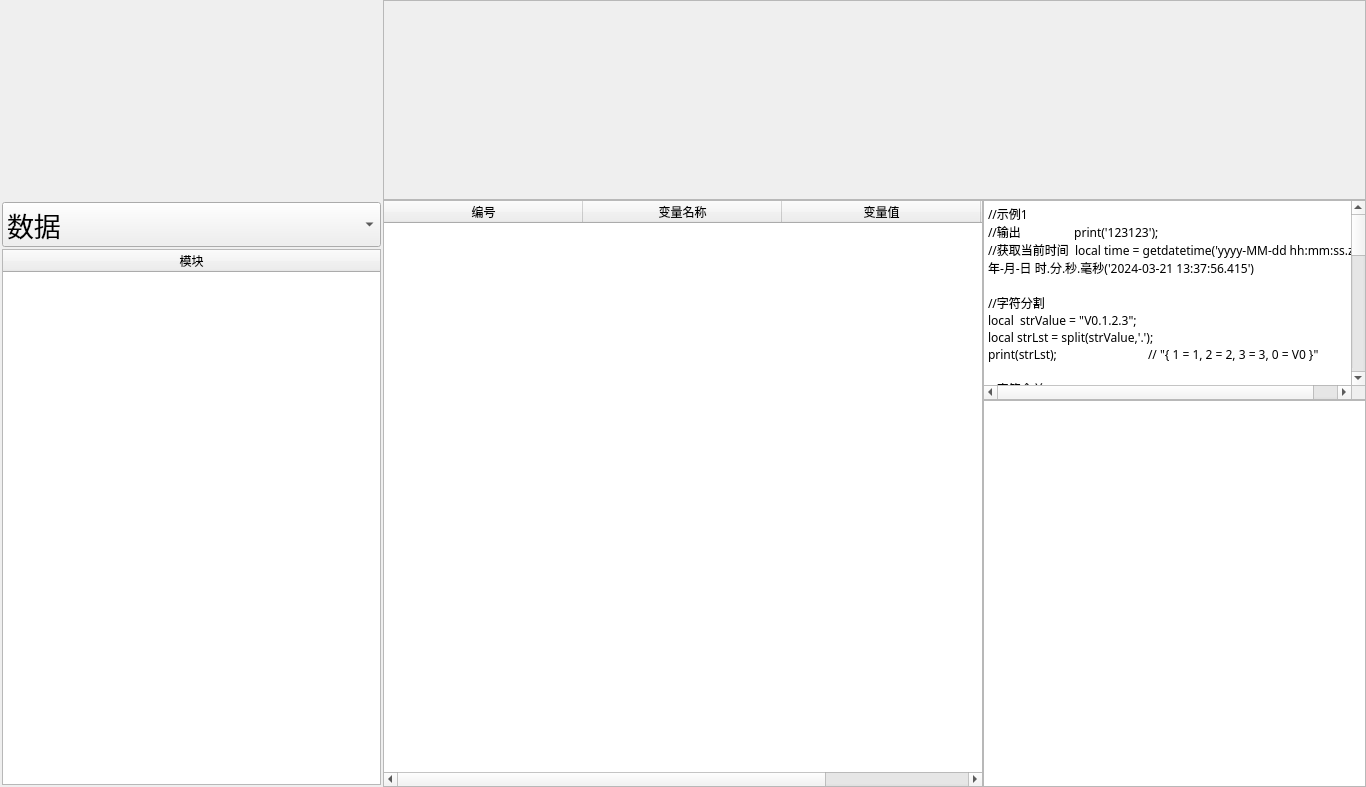
<?xml version="1.0" encoding="UTF-8"?>
<ui version="4.0">
 <class>frmScriptEditToolClass</class>
 <widget class="QWidget" name="frmScriptEditToolClass">
  <property name="geometry">
   <rect>
    <x>0</x>
    <y>0</y>
    <width>1366</width>
    <height>787</height>
   </rect>
  </property>
  <property name="sizePolicy">
   <sizepolicy hsizetype="Preferred" vsizetype="Preferred">
    <horstretch>0</horstretch>
    <verstretch>0</verstretch>
   </sizepolicy>
  </property>
  <property name="minimumSize">
   <size>
    <width>1000</width>
    <height>600</height>
   </size>
  </property>
  <property name="maximumSize">
   <size>
    <width>16777215</width>
    <height>16777215</height>
   </size>
  </property>
  <property name="focusPolicy">
   <enum>Qt::ClickFocus</enum>
  </property>
  <property name="windowTitle">
   <string>脚本编辑</string>
  </property>
  <layout class="QGridLayout" name="gridLayout">
   <property name="leftMargin">
    <number>0</number>
   </property>
   <property name="topMargin">
    <number>0</number>
   </property>
   <property name="rightMargin">
    <number>0</number>
   </property>
   <property name="bottomMargin">
    <number>0</number>
   </property>
   <property name="spacing">
    <number>0</number>
   </property>
   <item row="0" column="0">
    <widget class="QsciWidget" name="widget" native="true">
     <property name="focusPolicy">
      <enum>Qt::StrongFocus</enum>
     </property>
    </widget>
   </item>
   <item row="0" column="1" colspan="3">
    <widget class="QFrame" name="ToolTreeFrame">
     <property name="sizePolicy">
      <sizepolicy hsizetype="Preferred" vsizetype="Preferred">
       <horstretch>0</horstretch>
       <verstretch>0</verstretch>
      </sizepolicy>
     </property>
     <property name="minimumSize">
      <size>
       <width>200</width>
       <height>200</height>
      </size>
     </property>
     <property name="maximumSize">
      <size>
       <width>16777215</width>
       <height>16777215</height>
      </size>
     </property>
     <property name="font">
      <font>
       <family>Arial</family>
       <pointsize>11</pointsize>
      </font>
     </property>
     <property name="focusPolicy">
      <enum>Qt::ClickFocus</enum>
     </property>
     <property name="frameShape">
      <enum>QFrame::StyledPanel</enum>
     </property>
     <property name="frameShadow">
      <enum>QFrame::Raised</enum>
     </property>
     <property name="lineWidth">
      <number>1</number>
     </property>
    </widget>
   </item>
   <item row="1" column="1" rowspan="2">
    <widget class="QTableWidget" name="tableWidget">
     <property name="sizePolicy">
      <sizepolicy hsizetype="Preferred" vsizetype="Preferred">
       <horstretch>0</horstretch>
       <verstretch>0</verstretch>
      </sizepolicy>
     </property>
     <property name="minimumSize">
      <size>
       <width>600</width>
       <height>150</height>
      </size>
     </property>
     <property name="maximumSize">
      <size>
       <width>16777215</width>
       <height>16777215</height>
      </size>
     </property>
     <property name="font">
      <font>
       <family>微软雅黑</family>
      </font>
     </property>
     <property name="focusPolicy">
      <enum>Qt::ClickFocus</enum>
     </property>
     <property name="horizontalScrollBarPolicy">
      <enum>Qt::ScrollBarAsNeeded</enum>
     </property>
     <property name="gridStyle">
      <enum>Qt::DashLine</enum>
     </property>
     <attribute name="horizontalHeaderDefaultSectionSize">
      <number>199</number>
     </attribute>
     <attribute name="horizontalHeaderStretchLastSection">
      <bool>true</bool>
     </attribute>
     <column>
      <property name="text">
       <string>编号</string>
      </property>
      <property name="font">
       <font>
        <family>微软雅黑</family>
        <pointsize>9</pointsize>
       </font>
      </property>
     </column>
     <column>
      <property name="text">
       <string>变量名称</string>
      </property>
      <property name="font">
       <font>
        <family>微软雅黑</family>
        <pointsize>9</pointsize>
       </font>
      </property>
     </column>
     <column>
      <property name="text">
       <string>变量值</string>
      </property>
      <property name="font">
       <font>
        <family>微软雅黑</family>
        <pointsize>9</pointsize>
       </font>
      </property>
     </column>
     <column>
      <property name="text">
       <string>变量类型</string>
      </property>
      <property name="font">
       <font>
        <family>微软雅黑</family>
        <pointsize>9</pointsize>
       </font>
      </property>
     </column>
    </widget>
   </item>
   <item row="1" column="2" colspan="2">
    <widget class="QPlainTextEdit" name="plainTextExample">
     <property name="sizePolicy">
      <sizepolicy hsizetype="Preferred" vsizetype="Preferred">
       <horstretch>0</horstretch>
       <verstretch>0</verstretch>
      </sizepolicy>
     </property>
     <property name="minimumSize">
      <size>
       <width>300</width>
       <height>200</height>
      </size>
     </property>
     <property name="maximumSize">
      <size>
       <width>16777215</width>
       <height>16777215</height>
      </size>
     </property>
     <property name="font">
      <font>
       <family>微软雅黑</family>
       <pointsize>9</pointsize>
      </font>
     </property>
     <property name="focusPolicy">
      <enum>Qt::NoFocus</enum>
     </property>
     <property name="verticalScrollBarPolicy">
      <enum>Qt::ScrollBarAsNeeded</enum>
     </property>
     <property name="horizontalScrollBarPolicy">
      <enum>Qt::ScrollBarAsNeeded</enum>
     </property>
     <property name="lineWrapMode">
      <enum>QPlainTextEdit::NoWrap</enum>
     </property>
     <property name="readOnly">
      <bool>true</bool>
     </property>
     <property name="plainText">
      <string>//示例1
//输出	  print('123123');
//获取当前时间  local time = getdatetime('yyyy-MM-dd hh:mm:ss.zzz');
年-月-日 时.分.秒.毫秒('2024-03-21 13:37:56.415')

//字符分割
local  strValue = &quot;V0.1.2.3&quot;;
local strLst = split(strValue,'.');
print(strLst);		// &quot;{ 1 = 1, 2 = 2, 3 = 3, 0 = V0 }&quot;

//字符合并
print(strLst[0]..strLst[1]..strLst[2]..strLst[3]);

//设置GlobalVar
setglobal(&quot;Var4&quot;, &quot;2,1&quot;)	//设置点位坐标
getglobal(&quot;Var4&quot;)	//获取点位坐标
//设置零时变量
getlocal(&quot;Var4&quot;)	//获取点位坐标
setlocal(&quot;Var4&quot;, &quot;2,1&quot;)	//设置点位坐标

logerror('123')	//设置报警
loginfo('123');		//设置报警
logwarn('123');	//设置报警

//写文件
file = io.open(&quot;d:\\New1231231.txt&quot;,&quot;a&quot;);
io.output(file);
io.write(getglobal(&quot;gVar0&quot;)..&quot;\n&quot;);
io.close();

//读取
file = io.open(&quot;d:\\ReadNew.txt&quot;,&quot;r&quot;);
io.input(file);
loginfo(io.read());
io.close(file);
//单行读取
for lin in io.lines(&quot;d:\\ReadNew.txt&quot;) do
  loginfo(lin); 
end</string>
     </property>
     <property name="overwriteMode">
      <bool>false</bool>
     </property>
     <property name="backgroundVisible">
      <bool>false</bool>
     </property>
    </widget>
   </item>
   <item row="2" column="3">
    <widget class="QTextEdit" name="txtMsg">
     <property name="font">
      <font>
       <family>微软雅黑</family>
      </font>
     </property>
     <property name="focusPolicy">
      <enum>Qt::ClickFocus</enum>
     </property>
     <property name="readOnly">
      <bool>true</bool>
     </property>
    </widget>
   </item>
   <item row="1" column="0" rowspan="2">
    <widget class="QWidget" name="widgetVar" native="true">
     <layout class="QGridLayout" name="gridLayout_5" columnstretch="1,0">
      <property name="leftMargin">
       <number>2</number>
      </property>
      <property name="topMargin">
       <number>2</number>
      </property>
      <property name="rightMargin">
       <number>2</number>
      </property>
      <property name="bottomMargin">
       <number>2</number>
      </property>
      <property name="spacing">
       <number>2</number>
      </property>
      <item row="1" column="0" colspan="2">
       <widget class="QTableWidget" name="tableModelWidget">
        <property name="sizePolicy">
         <sizepolicy hsizetype="Expanding" vsizetype="Expanding">
          <horstretch>0</horstretch>
          <verstretch>0</verstretch>
         </sizepolicy>
        </property>
        <property name="minimumSize">
         <size>
          <width>150</width>
          <height>0</height>
         </size>
        </property>
        <property name="maximumSize">
         <size>
          <width>16777215</width>
          <height>16777215</height>
         </size>
        </property>
        <property name="font">
         <font>
          <family>微软雅黑</family>
          <pointsize>9</pointsize>
         </font>
        </property>
        <property name="focusPolicy">
         <enum>Qt::ClickFocus</enum>
        </property>
        <attribute name="horizontalHeaderVisible">
         <bool>true</bool>
        </attribute>
        <attribute name="horizontalHeaderStretchLastSection">
         <bool>true</bool>
        </attribute>
        <attribute name="verticalHeaderVisible">
         <bool>false</bool>
        </attribute>
        <column>
         <property name="text">
          <string>模块</string>
         </property>
        </column>
       </widget>
      </item>
      <item row="0" column="0" colspan="2">
       <widget class="QComboBox" name="cBx_Mode">
        <property name="sizePolicy">
         <sizepolicy hsizetype="Preferred" vsizetype="Preferred">
          <horstretch>0</horstretch>
          <verstretch>0</verstretch>
         </sizepolicy>
        </property>
        <property name="minimumSize">
         <size>
          <width>120</width>
          <height>40</height>
         </size>
        </property>
        <property name="font">
         <font>
          <family>楷体</family>
          <pointsize>20</pointsize>
         </font>
        </property>
        <property name="focusPolicy">
         <enum>Qt::NoFocus</enum>
        </property>
        <item>
         <property name="text">
          <string>数据</string>
         </property>
        </item>
        <item>
         <property name="text">
          <string>通讯</string>
         </property>
        </item>
        <item>
         <property name="text">
          <string>流程</string>
         </property>
        </item>
       </widget>
      </item>
     </layout>
    </widget>
   </item>
  </layout>
 </widget>
 <layoutdefault spacing="6" margin="11"/>
 <customwidgets>
  <customwidget>
   <class>QsciWidget</class>
   <extends>QWidget</extends>
   <header>QsciWidget.h</header>
   <container>1</container>
  </customwidget>
 </customwidgets>
 <resources>
  <include location="../../../QApplication/saribbonresouce.qrc"/>
 </resources>
 <connections/>
</ui>
